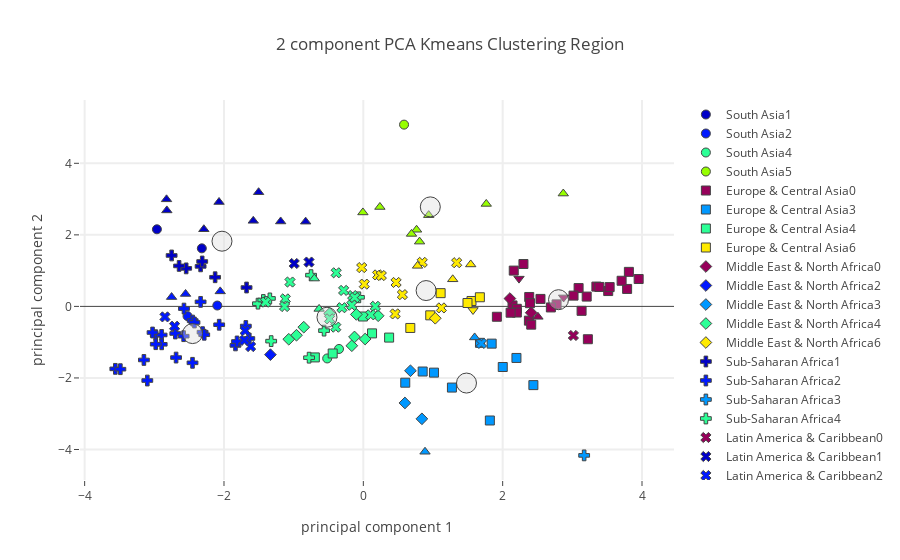

Write notebook code for a chart like this one.
### Code cell
# Plot using plotly on Region level.

plot_plotly(principalDf,"Region",region_centers,"Protein Foods")

### Figure 1 — Plotly figure (JSON) as saved in the notebook; plotly's stock layout.template omitted (floating-point values rounded to 4 significant figures)
{"data": [{"marker": {"color": "rgb(150,0,90)", "line": {"width": 1}, "size": 9, "symbol": 0}, "mode": "markers", "name": "South Asia0", "text": [], "type": "scatter", "uid": "f349f4f4-6f34-4cfd-a701-07b60172fcb1", "x": [], "y": []}, {"marker": {"color": "rgb(0,0,200)", "line": {"width": 1}, "size": 9, "symbol": 0}, "mode": "markers", "name": "South Asia1", "text": ["Bangladesh", "Sri Lanka"], "type": "scatter", "uid": "af0b1988-4938-4185-857b-e88da34503b8", "x": [-2.963, -2.318], "y": [2.156, 1.623]}, {"marker": {"color": "rgb(0,25,255)", "line": {"width": 1}, "size": 9, "symbol": 0}, "mode": "markers", "name": "South Asia2", "text": ["India", "Nepal"], "type": "scatter", "uid": "dfcf1668-06fd-4cdf-a77d-5414ee8dacca", "x": [-2.096, -2.523], "y": [0.02439, -0.2714]}, {"marker": {"color": "rgb(0,152,255)", "line": {"width": 1}, "size": 9, "symbol": 0}, "mode": "markers", "name": "South Asia3", "text": [], "type": "scatter", "uid": "6b561e94-fa4c-4714-8aa6-cea7e0db3225", "x": [], "y": []}, {"marker": {"color": "rgb(44,255,150)", "line": {"width": 1}, "size": 9, "symbol": 0}, "mode": "markers", "name": "South Asia4", "text": ["Afghanistan", "Pakistan"], "type": "scatter", "uid": "7ff1befb-9127-481b-b376-620131ef05e4", "x": [-0.5187, -0.3491], "y": [-1.455, -1.19]}, {"marker": {"color": "rgb(151,255,0)", "line": {"width": 1}, "size": 9, "symbol": 0}, "mode": "markers", "name": "South Asia5", "text": ["Maldives"], "type": "scatter", "uid": "671010c6-3fba-44e9-999e-2872d982a482", "x": [0.5844], "y": [5.082]}, {"marker": {"color": "rgb(255,234,0)", "line": {"width": 1}, "size": 9, "symbol": 0}, "mode": "markers", "name": "South Asia6", "text": [], "type": "scatter", "uid": "9fa96e11-2888-4152-b1ca-501a5555c20f", "x": [], "y": []}, {"marker": {"color": "rgb(150,0,90)", "line": {"width": 1}, "size": 9, "symbol": 1}, "mode": "markers", "name": "Europe & Central Asia0", "text": ["Austria", "Belarus", "Belgium", "Czechia", "Denmark", "Estonia", "Finland", "France", "Germany", "Iceland", "Ireland", "Italy", "Latvia", "Lithuania", "Luxembourg", "Montenegro", "Netherlands", "Norway", "Poland", "Portugal", "Russian Federation", "Slovenia", "Spain", "Sweden", "Switzerland", "Ukraine", "United Kingdom"], "type": "scatter", "uid": "50c758e6-1397-4859-9673-005e495d2045", "x": [3.345, 3.952, 2.141, 2.381, 3.387, 3.223, 3.786, 2.774, 3.09, 3.017, 2.377, 2.392, 3.133, 3.812, 3.206, 2.41, 3.515, 2.543, 3.707, 2.159, 2.692, 1.917, 2.298, 3.536, 2.203, 2.203, 2.114], "y": [0.554, 0.7652, 0.027, 0.2632, 0.5441, -0.9178, 0.4882, 0.05658, 0.5125, 0.3014, -0.3982, 0.09001, -0.1242, 0.9653, 0.2745, -0.5105, 0.4291, 0.2094, 0.7168, 1.001, -0.02923, -0.2896, 1.185, 0.5399, -0.0672, -0.1715, -0.1765]}, {"marker": {"color": "rgb(0,0,200)", "line": {"width": 1}, "size": 9, "symbol": 1}, "mode": "markers", "name": "Europe & Central Asia1", "text": [], "type": "scatter", "uid": "7da66db1-8a69-4a78-b404-7007d0190a24", "x": [], "y": []}, {"marker": {"color": "rgb(0,25,255)", "line": {"width": 1}, "size": 9, "symbol": 1}, "mode": "markers", "name": "Europe & Central Asia2", "text": [], "type": "scatter", "uid": "9cb22190-de58-497b-9057-5e1deb603ac3", "x": [], "y": []}, {"marker": {"color": "rgb(0,152,255)", "line": {"width": 1}, "size": 9, "symbol": 1}, "mode": "markers", "name": "Europe & Central Asia3", "text": ["Albania", "Armenia", "Azerbaijan", "Greece", "Kazakhstan", "Kyrgyzstan", "Romania", "Turkey", "Turkmenistan", "Uzbekistan"], "type": "scatter", "uid": "f0084bab-3a1a-411e-bb0c-30de84efd145", "x": [2.441, 1.674, 1.272, 2.198, 2.001, 0.6016, 1.842, 0.8515, 1.816, 1.014], "y": [-2.2, -1.018, -2.269, -1.441, -1.694, -2.133, -1.041, -1.821, -3.189, -1.852]}, {"marker": {"color": "rgb(44,255,150)", "line": {"width": 1}, "size": 9, "symbol": 1}, "mode": "markers", "name": "Europe & Central Asia4", "text": ["Bosnia and Herzegovina", "Georgia", "Republic of Moldova", "Tajikistan", "North Macedonia"], "type": "scatter", "uid": "adef4b52-7d74-4faa-b486-c3dc91db8afd", "x": [-0.4398, 0.3701, -0.005578, -0.6961, 0.1249], "y": [-1.316, -0.8717, -0.2823, -1.426, -0.7541]}, {"marker": {"color": "rgb(151,255,0)", "line": {"width": 1}, "size": 9, "symbol": 1}, "mode": "markers", "name": "Europe & Central Asia5", "text": [], "type": "scatter", "uid": "c4daada6-b950-4c83-b365-6ff5214eced5", "x": [], "y": []}, {"marker": {"color": "rgb(255,234,0)", "line": {"width": 1}, "size": 9, "symbol": 1}, "mode": "markers", "name": "Europe & Central Asia6", "text": ["Bulgaria", "Croatia", "Cyprus", "Hungary", "Serbia", "Slovakia"], "type": "scatter", "uid": "93884a85-f8a4-441b-b060-2b5d72cb99b0", "x": [0.9604, 1.553, 1.11, 1.673, 0.6741, 1.495], "y": [-0.2496, 0.1516, 0.3705, 0.2556, -0.6027, 0.09486]}, {"marker": {"color": "rgb(150,0,90)", "line": {"width": 1}, "size": 9, "symbol": 2}, "mode": "markers", "name": "Middle East & North Africa0", "text": ["Israel", "Malta"], "type": "scatter", "uid": "0f914caf-94e0-4092-8f6d-f73327df0a32", "x": [2.409, 2.104], "y": [-0.1767, 0.2191]}, {"marker": {"color": "rgb(0,0,200)", "line": {"width": 1}, "size": 9, "symbol": 2}, "mode": "markers", "name": "Middle East & North Africa1", "text": [], "type": "scatter", "uid": "cd9a57f1-36f3-42e6-8516-520bbecf09cb", "x": [], "y": []}, {"marker": {"color": "rgb(0,25,255)", "line": {"width": 1}, "size": 9, "symbol": 2}, "mode": "markers", "name": "Middle East & North Africa2", "text": ["Djibouti"], "type": "scatter", "uid": "16cac806-ad3f-4243-859c-20ad896669a1", "x": [-1.333], "y": [-1.349]}, {"marker": {"color": "rgb(0,152,255)", "line": {"width": 1}, "size": 9, "symbol": 2}, "mode": "markers", "name": "Middle East & North Africa3", "text": ["Algeria", "Morocco", "Tunisia"], "type": "scatter", "uid": "3deb94e6-4fae-43b5-bced-e25ea077cf09", "x": [0.5966, 0.8407, 0.6763], "y": [-2.699, -3.143, -1.799]}, {"marker": {"color": "rgb(44,255,150)", "line": {"width": 1}, "size": 9, "symbol": 2}, "mode": "markers", "name": "Middle East & North Africa4", "text": ["Egypt", "Iran (Islamic Republic of)", "Iraq", "Jordan", "Lebanon", "Oman", "Saudi Arabia", "United Arab Emirates", "Yemen"], "type": "scatter", "uid": "03115b03-aef1-4ce1-a093-abf4e943db06", "x": [-0.9592, -0.1651, -0.4844, 0.0263, -0.1268, 0.2132, -0.1002, -0.8549, -1.07], "y": [-0.8056, -1.099, -0.1994, -0.9124, -0.8537, -0.2613, -0.2242, -0.5811, -0.9182]}, {"marker": {"color": "rgb(151,255,0)", "line": {"width": 1}, "size": 9, "symbol": 2}, "mode": "markers", "name": "Middle East & North Africa5", "text": [], "type": "scatter", "uid": "d0e48f53-ff7b-4592-a181-6df428d641a4", "x": [], "y": []}, {"marker": {"color": "rgb(255,234,0)", "line": {"width": 1}, "size": 9, "symbol": 2}, "mode": "markers", "name": "Middle East & North Africa6", "text": ["Kuwait"], "type": "scatter", "uid": "89e85751-0c52-45b8-810f-78a51f7705a2", "x": [1.033], "y": [-0.3314]}, {"marker": {"color": "rgb(150,0,90)", "line": {"width": 1}, "size": 9, "symbol": 3}, "mode": "markers", "name": "Sub-Saharan Africa0", "text": [], "type": "scatter", "uid": "dda80a53-55fe-4ddf-9a08-c997fd9d4c57", "x": [], "y": []}, {"marker": {"color": "rgb(0,0,200)", "line": {"width": 1}, "size": 9, "symbol": 3}, "mode": "markers", "name": "Sub-Saharan Africa1", "text": ["Gambia", "Guinea", "Guinea-Bissau", "Liberia", "Madagascar", "Senegal", "Sierra Leone"], "type": "scatter", "uid": "1fb1e81a-44aa-4610-8723-8bb8b7ebc8a7", "x": [-1.676, -2.543, -2.336, -2.313, -2.645, -2.127, -2.752], "y": [0.5279, 1.063, 1.119, 1.255, 1.132, 0.8148, 1.424]}, {"marker": {"color": "rgb(0,25,255)", "line": {"width": 1}, "size": 9, "symbol": 3}, "mode": "markers", "name": "Sub-Saharan Africa2", "text": ["Angola", "Benin", "Burkina Faso", "Cameroon", "Central African Republic", "Chad", "CÃƒÂ´te d'Ivoire", "Ethiopia", "Ghana", "Kenya", "Lesotho", "Malawi", "Mali", "Mozambique", "Namibia", "Niger", "Nigeria", "Rwanda", "Eswatini", "Togo", "Uganda", "United Republic of Tanzania", "Zambia", "Zimbabwe"], "type": "scatter", "uid": "a0b01b49-6cb4-4ea2-a396-053e89dcf604", "x": [-1.687, -2.574, -2.699, -2.979, -1.835, -2.069, -2.336, -2.688, -2.45, -2.452, -3.101, -3.56, -2.307, -2.895, -1.637, -3.15, -2.424, -3.487, -1.813, -3.025, -2.894, -2.979, -2.579, -2.284], "y": [-0.5484, -0.06102, -0.7571, -0.8051, -1.09, -0.5123, 0.1268, -1.43, -0.3964, -1.577, -2.072, -1.746, -0.72, -0.7983, -0.8966, -1.497, -0.4495, -1.755, -0.9804, -0.7302, -1.059, -1.056, -0.8321, -0.7922]}, {"marker": {"color": "rgb(0,152,255)", "line": {"width": 1}, "size": 9, "symbol": 3}, "mode": "markers", "name": "Sub-Saharan Africa3", "text": ["Sudan"], "type": "scatter", "uid": "07856be8-acdb-4e1f-8941-4b056b0c1dcd", "x": [3.17], "y": [-4.165]}, {"marker": {"color": "rgb(44,255,150)", "line": {"width": 1}, "size": 9, "symbol": 3}, "mode": "markers", "name": "Sub-Saharan Africa4", "text": ["Botswana", "Cabo Verde", "Congo (note no data in Food suppley tables for DRC)", "Gabon", "Mauritania", "Mauritius", "Sao Tome and Principe", "South Africa"], "type": "scatter", "uid": "56f57a15-d404-4016-8e9b-cd66bc4b24b3", "x": [-1.323, -1.512, -1.436, -0.7501, -0.779, -0.06329, -1.341, -0.5635], "y": [-0.9707, 0.0766, 0.1791, 0.8739, -1.433, 0.2543, 0.2232, -0.6771]}, {"marker": {"color": "rgb(151,255,0)", "line": {"width": 1}, "size": 9, "symbol": 3}, "mode": "markers", "name": "Sub-Saharan Africa5", "text": [], "type": "scatter", "uid": "ddaf46dc-6049-4fbf-b372-f851451c1d69", "x": [], "y": []}, {"marker": {"color": "rgb(255,234,0)", "line": {"width": 1}, "size": 9, "symbol": 3}, "mode": "markers", "name": "Sub-Saharan Africa6", "text": [], "type": "scatter", "uid": "37116846-5b35-46b1-b695-f4cdb67b1a8f", "x": [], "y": []}, {"marker": {"color": "rgb(150,0,90)", "line": {"width": 1}, "size": 9, "symbol": 4}, "mode": "markers", "name": "Latin America & Caribbean0", "text": ["Argentina"], "type": "scatter", "uid": "53ad6bcf-f5b5-46c5-ae6b-fd42a15eeabd", "x": [3.015], "y": [-0.8129]}, {"marker": {"color": "rgb(0,0,200)", "line": {"width": 1}, "size": 9, "symbol": 4}, "mode": "markers", "name": "Latin America & Caribbean1", "text": ["Guyana", "Suriname"], "type": "scatter", "uid": "54db5a18-e9fe-4ffe-8e09-a62f69956114", "x": [-0.992, -0.7798], "y": [1.2, 1.24]}, {"marker": {"color": "rgb(0,25,255)", "line": {"width": 1}, "size": 9, "symbol": 4}, "mode": "markers", "name": "Latin America & Caribbean2", "text": ["El Salvador", "Guatemala", "Haiti", "Honduras", "Nicaragua"], "type": "scatter", "uid": "d49f47fe-4709-42ff-b589-3fcdc437e974", "x": [-1.617, -1.706, -2.847, -1.696, -2.709], "y": [-1.122, -0.949, -0.2932, -0.6803, -0.5538]}, {"marker": {"color": "rgb(0,152,255)", "line": {"width": 1}, "size": 9, "symbol": 4}, "mode": "markers", "name": "Latin America & Caribbean3", "text": ["Uruguay"], "type": "scatter", "uid": "96e2d15a-191a-4b88-be16-04a2879f2f8a", "x": [1.695], "y": [-1.035]}, {"marker": {"color": "rgb(44,255,150)", "line": {"width": 1}, "size": 9, "symbol": 4}, "mode": "markers", "name": "Latin America & Caribbean4", "text": ["Belize", "Bolivia (Plurinational State of)", "Colombia", "Costa Rica", "Cuba", "Dominica", "Dominican Republic", "Jamaica", "Mexico", "Panama", "Paraguay", "Peru", "Trinidad and Tobago", "Venezuela (Bolivarian Republic of)"], "type": "scatter", "uid": "e633cb5e-e1ec-4b1b-bc1d-08a975e04066", "x": [-1.12, -0.4843, -0.3074, -0.1526, -1.402, 0.1727, -1.052, -0.2827, -0.3953, -0.3891, 0.1062, -1.13, -0.1237, -0.165], "y": [0.2099, -0.3477, -0.03675, 0.3033, 0.118, 0.002044, 0.6811, 0.4469, -0.5807, 0.9398, -0.2359, -0.003202, 0.245, 0.03305]}, {"marker": {"color": "rgb(151,255,0)", "line": {"width": 1}, "size": 9, "symbol": 4}, "mode": "markers", "name": "Latin America & Caribbean5", "text": [], "type": "scatter", "uid": "3c0c3f2e-6bad-4a50-8a6f-b518ef9c81fb", "x": [], "y": []}, {"marker": {"color": "rgb(255,234,0)", "line": {"width": 1}, "size": 9, "symbol": 4}, "mode": "markers", "name": "Latin America & Caribbean6", "text": ["Antigua and Barbuda", "Bahamas", "Barbados", "Brazil", "Chile", "Ecuador", "Grenada", "Saint Kitts and Nevis", "Saint Lucia", "Saint Vincent and the Grenadines"], "type": "scatter", "uid": "d307b2db-0c74-46b4-89ce-96accb73292b", "x": [0.8453, 1.34, 0.5605, 0.4567, 1.12, 0.01381, 0.2056, -0.02307, 0.4704, 0.258], "y": [1.231, 1.221, 0.3292, -0.2102, -0.04205, 0.6222, 0.8799, 1.085, 0.6694, 0.8627]}, {"marker": {"color": "rgb(150,0,90)", "line": {"width": 1}, "size": 9, "symbol": 5}, "mode": "markers", "name": "East Asia & Pacific0", "text": ["Australia"], "type": "scatter", "uid": "3a1e8825-de8f-4713-8d91-13320cc781f6", "x": [2.506], "y": [-0.2917]}, {"marker": {"color": "rgb(0,0,200)", "line": {"width": 1}, "size": 9, "symbol": 5}, "mode": "markers", "name": "East Asia & Pacific1", "text": ["Cambodia", "Indonesia", "Kiribati", "Lao People's Democratic Republic", "Myanmar", "Philippines", "Thailand", "Viet Nam"], "type": "scatter", "uid": "1d18306d-cc90-4c6d-8dbb-49a36a830550", "x": [-2.825, -2.289, -0.8278, -2.82, -2.071, -1.58, -1.186, -1.503], "y": [2.993, 2.157, 2.369, 2.683, 2.918, 2.392, 2.374, 3.192]}, {"marker": {"color": "rgb(0,25,255)", "line": {"width": 1}, "size": 9, "symbol": 5}, "mode": "markers", "name": "East Asia & Pacific2", "text": ["Democratic People's Republic of Korea", "Solomon Islands", "Timor-Leste"], "type": "scatter", "uid": "787efb3f-7ad6-4890-8342-5a7609238004", "x": [-2.551, -2.054, -2.752], "y": [0.3475, 0.4198, 0.2607]}, {"marker": {"color": "rgb(0,152,255)", "line": {"width": 1}, "size": 9, "symbol": 5}, "mode": "markers", "name": "East Asia & Pacific3", "text": ["Mongolia", "New Zealand"], "type": "scatter", "uid": "c08510ff-9670-4a22-acec-bd50794a66ad", "x": [0.8852, 1.598], "y": [-4.063, -0.8674]}, {"marker": {"color": "rgb(44,255,150)", "line": {"width": 1}, "size": 9, "symbol": 5}, "mode": "markers", "name": "East Asia & Pacific4", "text": ["Fiji", "Vanuatu"], "type": "scatter", "uid": "ad4cb076-1bc1-4639-8182-c99526a0ad81", "x": [-0.6347, -0.7034], "y": [-0.07026, 0.7783]}, {"marker": {"color": "rgb(151,255,0)", "line": {"width": 1}, "size": 9, "symbol": 5}, "mode": "markers", "name": "East Asia & Pacific5", "text": ["Brunei Darussalam", "China, Hong Kong SAR", "China, Macao SAR", "China, mainland", "China, Taiwan Province of", "Japan", "Malaysia", "Republic of Korea"], "type": "scatter", "uid": "184bd4b0-6246-4896-b8f2-13d69487dee8", "x": [0.7641, 2.87, 1.765, 0.8072, 0.6916, 0.9381, -0.006129, 0.2378], "y": [2.142, 3.155, 2.865, 1.811, 2.027, 2.551, 2.627, 2.779]}, {"marker": {"color": "rgb(255,234,0)", "line": {"width": 1}, "size": 9, "symbol": 5}, "mode": "markers", "name": "East Asia & Pacific6", "text": ["French Polynesia", "New Caledonia", "Samoa"], "type": "scatter", "uid": "7e05bd05-91e5-4942-b36e-79338a3b5f1c", "x": [1.541, 1.283, 0.778], "y": [1.173, 0.7575, 1.134]}, {"marker": {"color": "rgb(150,0,90)", "line": {"width": 1}, "size": 9, "symbol": 6}, "mode": "markers", "name": "North America0", "text": ["Bermuda", "United States of America"], "type": "scatter", "uid": "543099b8-3ea8-429b-87bb-06a99cdf65a2", "x": [2.234, 2.875], "y": [0.7769, 0.2513]}, {"marker": {"color": "rgb(0,0,200)", "line": {"width": 1}, "size": 9, "symbol": 6}, "mode": "markers", "name": "North America1", "text": [], "type": "scatter", "uid": "4e69c6c3-049f-4c5b-8bab-c349588f75f1", "x": [], "y": []}, {"marker": {"color": "rgb(0,25,255)", "line": {"width": 1}, "size": 9, "symbol": 6}, "mode": "markers", "name": "North America2", "text": [], "type": "scatter", "uid": "253495ee-e187-4146-b06a-bdae3902ceb7", "x": [], "y": []}, {"marker": {"color": "rgb(0,152,255)", "line": {"width": 1}, "size": 9, "symbol": 6}, "mode": "markers", "name": "North America3", "text": [], "type": "scatter", "uid": "8f70d9c5-5e59-4e70-b3e4-969ea83dde89", "x": [], "y": []}, {"marker": {"color": "rgb(44,255,150)", "line": {"width": 1}, "size": 9, "symbol": 6}, "mode": "markers", "name": "North America4", "text": [], "type": "scatter", "uid": "46937a85-8564-4479-b617-0d997ada774e", "x": [], "y": []}, {"marker": {"color": "rgb(151,255,0)", "line": {"width": 1}, "size": 9, "symbol": 6}, "mode": "markers", "name": "North America5", "text": [], "type": "scatter", "uid": "d7c860df-8e3f-4734-b770-75cd1182d030", "x": [], "y": []}, {"marker": {"color": "rgb(255,234,0)", "line": {"width": 1}, "size": 9, "symbol": 6}, "mode": "markers", "name": "North America6", "text": ["Canada"], "type": "scatter", "uid": "d6f191f4-97e0-4021-af7e-0483dae1f422", "x": [1.574], "y": [-0.1001]}, {"marker": {"color": "rgba(220, 220, 220, .4)", "line": {"width": 1}, "size": 20}, "mode": "markers", "name": "Center", "type": "scatter", "uid": "e571828c-5cf5-44ac-be55-92be8258dfb6", "x": [2.802, -2.029, -2.451, 1.481, -0.5217, 0.9613, 0.901], "y": [0.188, 1.823, -0.7601, -2.143, -0.3035, 2.782, 0.443]}], "layout": {"hovermode": "closest", "showlegend": true, "title": {"text": "2 component PCA Kmeans Clustering Region"}, "xaxis": {"gridwidth": 2, "ticklen": 5, "title": {"text": "principal component 1"}, "zeroline": false}, "yaxis": {"gridwidth": 2, "ticklen": 5, "title": {"text": "principal component 2"}}}}
